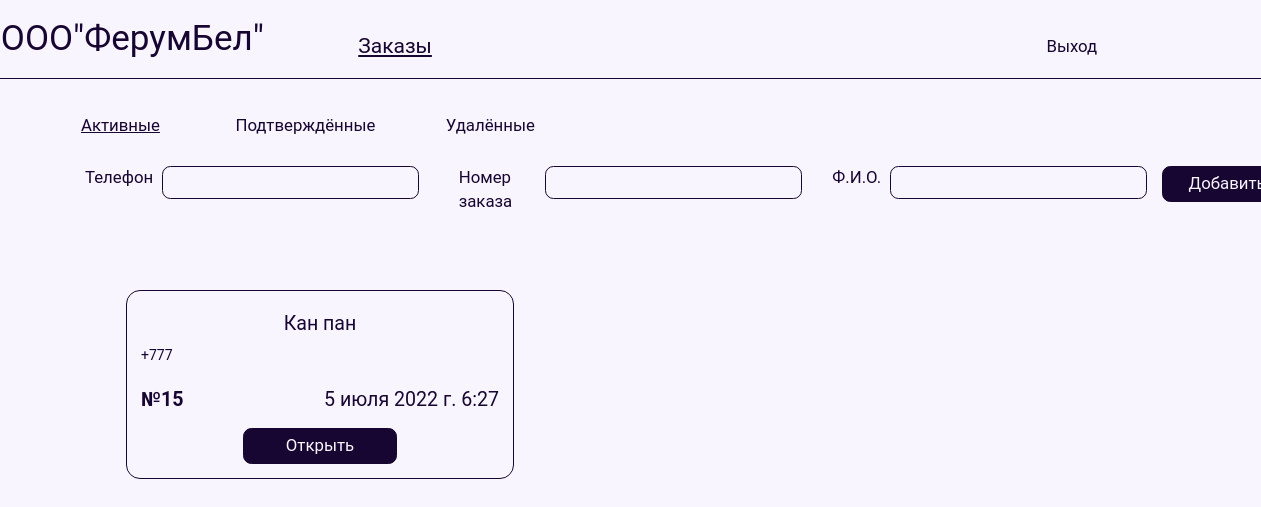
The app's page /activeOrders/ (signed in) with its own data.
### ferumbel/models.py (models this page shows)
class Order(models.Model):
    user = models.ForeignKey(settings.AUTH_USER_MODEL, on_delete=models.CASCADE, blank=True, null=True,
                             verbose_name='Пользователь')
    name = models.TextField(blank=True, null=True, verbose_name='Имя пользователя')
    purchase = models.ForeignKey(
        Purchase, on_delete=models.CASCADE, verbose_name=' Корзина'
    )
    coast = models.IntegerField(blank=True, null=True, default=1, verbose_name='Цена')
    phone = models.CharField(max_length=30, blank=True, null=True, verbose_name='Номер телефона')
    comment = models.TextField(blank=True, null=True, verbose_name='Комментарий')
    delivery = models.BooleanField(blank=True, null=True, verbose_name='Необходима ли доставка')
    adress = models.TextField(blank=True, null=True, verbose_name='Адрес доставки')
    index = models.IntegerField(blank=True, null=True, verbose_name='Индекс покупателя')
    created_at = models.DateTimeField(auto_now_add=True, db_index=True, blank=True, null=True, verbose_name='Дата')
    statuc = models.IntegerField(blank=True, null=True, default=1, verbose_name='Статус')
    customer = models.ForeignKey(Customer, on_delete=models.CASCADE, null=True, blank=True, verbose_name='Продавец')
    def __str__(self):
        return f"{self.user}"
    class Meta:
        verbose_name = _("Order")
        verbose_name_plural = _("Orders")

### ferumbel/views.py (the view)
# urls.py: path("activeOrders/", activeOrders, name="activeOrders"),
def activeOrders(request):
    if request.user.is_staff:
        orders = Order.objects.filter(statuc=1)
        print(orders)
        return render(request, "activeOrders_admin.html",
                      {"orders": orders})
    else:
        return redirect("/")

### static/templates/activeOrders_admin.html (shortened to what this page needs)
<!DOCTYPE html>
<html lang="en">
<head>
    {% load bootstrap3 %}
    {% bootstrap_css %}
    <link rel="stylesheet" href="/static/styles/Orders_admin.css">
    <link rel="stylesheet" href="/static/styles/header_admin.css">
</head>
<body>
<header class="header">
    <section class="all">
        <section class="main_name">
            ООО"ФерумБел"
        </section>
        <section class="top" id="active">
            Заказы
        </section>
    </section>
    {% if request.user %}
        <button class="exit">
            <a class="dropdown-item" href="{% url "logout" %}">
                Выход
            </a>
        </button>
    {% endif %}
</header>
<section class="pages">
    <section class="page" id="active">
        Активные
    </section>
    <section class="page">
        <a href="/confirmedOrders/">Подтверждённые</a>
    </section>
    <section class="page">
        <a href="/deletedOrders/">Удалённые</a>
    </section>
</section>
<section class="filters row">
    <section class="filter col-lg-4 col-sm-6 col-md-6 col-4">
        <section class="Name">
            Телефон
        </section>
        <section class="input">
            <input id="input_phone" type="text">
        </section>
    </section>
    <section class="filter col-lg-4 col-sm-6 col-md-6 col-4">
        <section class="Name">
            Номер заказа
        </section>
        <section class="input">
            <input id="input_number" type="text">
        </section>
    </section>
    <section class="filter col-lg-4 col-sm-6 col-md-6 col-4">
        <section class="Name">
            Ф.И.О.
        </section>
        <section class="input">
            <input id="input_name" type="text">
        </section>
        <section class="button col-lg-4 col-sm-6 col-md-6 col-4">
            <button>
                Добавить
            </button>
        </section>
    </section>
</section>
<section class="orders">
    {% for order in orders %}
        <section class="order">
            <section class="border">
                <section class="name">{{ order.name }}</section>
                <section class="phone">{{ order.phone }}</section>
                <section class="level">
                    <section class="code">№{{ order.id }}</section>
                    <section class="date">{{ order.created_at }}</section>
                </section>
                <section class="button">
                    <section class="conteiner">
                        <a href="/activeOrder/{{ order.id }}/" class=but>Открыть</a>
                    </section>
                </section>
            </section>
        </section>
    {% endfor %}
</section>
</body>
</html>

### static/styles/Orders_admin.css (style rules this page uses)
.filters { margin: 2em 5em; display: flex; flex-wrap: wrap; }
.filter { display: flex; margin-bottom: 2em; font-size: 1.2em; }
input { background-color: #F9F5FF; border:solid 1px #170631; transition: 100ms ease-in-out; border-radius: 0.5em; margin-left: 0.5em; padding: 0.2em 0.5em ; }
.filters button { background-color: #170631; color:#F9F5FF; border:solid 1px #170631; transition: 100ms ease-in-out; border-radius: 0.5em; padding: 0.3em 1.5em; }
.orders { margin: 0em 5em; display: flex; flex-wrap: wrap; }
.order { width: 500px; padding: 1em 4em; }
.border { position: relative; border:solid 1px #170631; transition: 100ms ease-in-out; border-radius: 1em; }
.border .name { text-align: center; font-size: 1.4em; margin-top: 1em; }
.border .phone { font-size: 1.0em; margin-top: 0.5em; margin-left: 1em; }
.border .level { display: flex; margin-top: 1.5em; margin-left: 1em; margin-right: 1em; }
.border .code { font-size: 1.4em; font-weight: bolder; width: 50%; }
.border .date { width: 50%; text-align: right; font-size: 1.4em; }
.border .button { position: relative; margin: 1em 0em; width: 100%; }
.conteiner { padding: 0.3em 2em; font-size: 1.2em; background-color: #170631; border:solid 1px #170631; transition: 100ms ease-in-out; border-radius: 0.5em; text-align: center; margin: 0% 30%; }
.but { position: relative; color:#F9F5FF; }

### static/styles/header_admin.css (style rules this page uses)
body { font-family: 'Roboto', sans-serif; text-decoration: none; margin: 0px; background: #F9F5FF; color:#170631; }
*, *:after, *:before { box-sizing: border-box; text-decoration: none; }
::placeholder { color:#170631; }
a { text-decoration: none !important; transition: ease 10ms; color:#170631 ; }
.header { display:flex; border-bottom:solid 1px #170631; transition: 100ms ease-in-out; padding: 1em 0em; }
.main_name { position: relative; width: 30%; font-size: 2.5em; color:#170631; text-align: center; }
.all { width: 70%; position: relative; display: flex; flex-wrap: wrap; }
.top { width: 20%; margin-left: 2em; padding-top: 0.8em; font-size: 1.5em; color:#170631; text-align: center; cursor: pointer; }
.exit { position: relative; width: 30%; padding-top: 1em; font-size: 1.2em; color:#170631; text-align: center; cursor: pointer; border: none; background-color: #F9F5FF; }
.pages { display:flex; margin-top: 2.5em; margin-left: 2em; flex-wrap: wrap; }
.page { color:#170631 !important; font-size: 1.2em; width: 15%; text-align: center; cursor: pointer; }
#active { text-decoration: underline; }

### records on screen
Order: name "Кан пан", phone "+777", id "15", created_at "5 июля 2022 г. 6:27"
